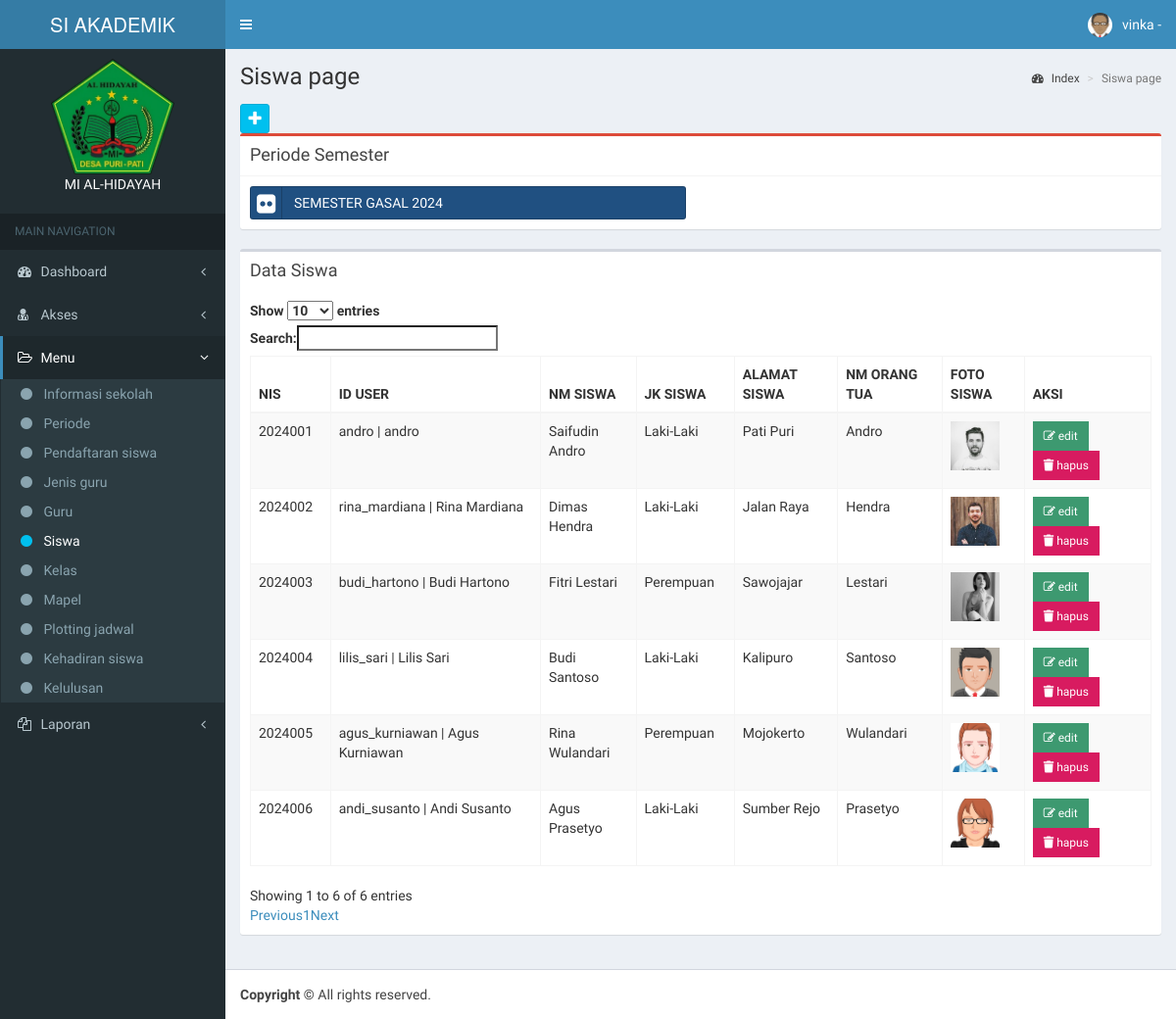
The app's page /app/siswa/index.php (signed in), older data.
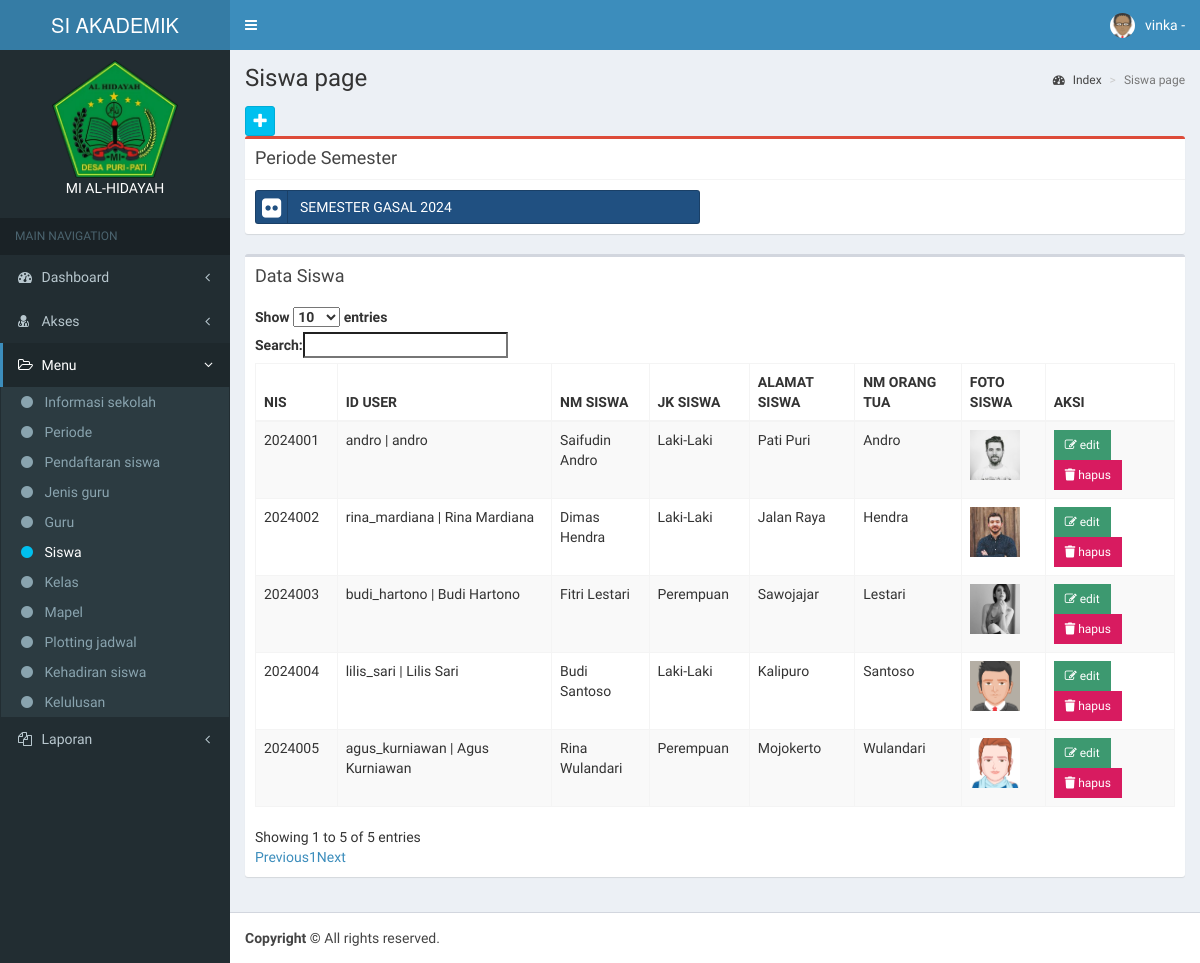
The same page, newer data.
### tables this page shows
CREATE TABLE `periode` (
  `id_periode` int(11) NOT NULL,
  `nm_periode` varchar(50) DEFAULT NULL,
  `status_periode` enum('Aktif','Non Aktif') DEFAULT NULL
);

CREATE TABLE `siswa` (
  `id_siswa` int(11) NOT NULL,
  `nis` varchar(50) DEFAULT NULL,
  `id_user` int(11) DEFAULT NULL,
  `nm_siswa` varchar(50) DEFAULT NULL,
  `jk_siswa` enum('Laki-Laki','Perempuan') DEFAULT NULL,
  `alamat_siswa` text DEFAULT NULL,
  `nm_orang_tua` varchar(50) DEFAULT NULL,
  `foto_siswa` blob DEFAULT NULL,
  `status` enum('aktif','tidak aktif','lulus') DEFAULT NULL
);

CREATE TABLE `user` (
  `id_user` int(11) NOT NULL,
  `username` varchar(50) DEFAULT NULL,
  `password` varchar(50) DEFAULT NULL,
  `nm_pengguna` varchar(50) DEFAULT NULL,
  `level` enum('Kepala Sekolah','Seksi Tata Usaha','Seksi Kurikulum','Guru','Orang Tua') DEFAULT NULL
);

### config/config.php (called while the page is built, shortened)
<?php
function Url_web(){
    $xplode = explode("/", $_SERVER['REQUEST_URI']);
    return $xplode[1];
}
$defaul_uri = "/".Url_web();
$url = "http://".$_SERVER['SERVER_NAME'].":".$_SERVER['SERVER_PORT'].$defaul_uri;
function DB(){
    return ["localhost", "root", "", "vinka"];
}
function QueryManyData($sql){
    $conn = new mysqli(DB()[0], DB()[1], DB()[2], DB()[3]);
    $result = $conn->query($sql);
    return $result;
}
function QueryOnedata($sql){
    $conn = new mysqli(DB()[0], DB()[1], DB()[2], DB()[3]);
    $result = $conn->query($sql);
    return $result;
}
function Sub_menu_active($sub_menu){
    $string = str_replace("/".Url_web()."/app/", "", $_SERVER['REQUEST_URI']);
    $expl = explode("/", $string);
    $output = "";
    if($expl[0] == $sub_menu){
        $output = "active";
    }
    return $output;
}
function Menu_active($menus){
    $string = str_replace("/".Url_web()."/app/", "", $_SERVER['REQUEST_URI']);
    $expl = explode("/", $string);
    $result = "";
    for($x = 0 ; $x < count($menus); $x ++){
        if ($expl[0] == $menus[$x]) {
            $result = "show";
        }
    }
    return $result;
}

### app/siswa/index.php (the view, shortened to what this page needs)
<?php include_once '../template/header.php'; ?>
<?php include_once '../template/navbar.php'; ?>
<?php include_once '../template/sidebar.php'; ?>
<div class='content-wrapper'>
  <section class='content-header'>
    <h1>Siswa page
    </h1>
    <ol class='breadcrumb'>
      <li><a href='#'><i class='fa fa-dashboard'></i> Index</a></li>
      <li class='active'>Siswa page</li>
    </ol>
  </section>
  <section class='content'>
    <a class='btn btn-social-icon btn-info btn-sm' data-toggle='tooltip' data-placement='top' title='Tambah data siswa' href='<?= $url ?>/app/siswa/tambah.php'><i class='fa fa-plus'></i></a>
    <div class="box box-danger">
      <div class="box-header with-border">
        <h3 class="box-title">Periode Semester</h3>
      </div>
      <div class="box-body">
        <?php foreach (QueryManyData("SELECT * FROM  periode ORDER BY id_periode DESC") as $row) { ?>
          <div class="row">
            <div class="col-xs-6">
              <a href="<?= $url ?>/app/siswa/periode.php?id_periode=<?= $row['id_periode'] ?>" class="btn btn-block btn-social btn-bitbucket">
                <i class="fa fa-flickr"></i> <?= $row['nm_periode'] ?>
              </a>
            </div>
          <?php } ?>
          </div>
      </div>
    </div>
    <div class='row'>
      <div class='col-xs-12'>
        <div class='box'>
          <div class='box-header'>
            <h3 class='box-title'>Data Siswa</h3>
          </div>
          <div class='box-body'>
            <table id='example1' class='table table-bordered table-striped'>
              <thead>
                <tr>
                  <th>NIS</th>
                  <th>ID USER</th>
                  <th>NM SISWA</th>
                  <th>JK SISWA</th>
                  <th>ALAMAT SISWA</th>
                  <th>NM ORANG TUA</th>
                  <th>FOTO SISWA</th>
                  <th>AKSI</th>
                </tr>
              </thead>
              <tbody>
                <?php
                foreach (QueryManyData('SELECT * FROM siswa') as $row) {
                ?>
                  <tr>
                    <td><?= $row['nis'] ?></td>
                    <td>
                      <?php
                      $user = QueryOnedata('SELECT * FROM user WHERE id_user = ' . $row['id_user'] . '')->fetch_assoc();
                      ?>
                      <?= $user['username'] . " | " . $user['nm_pengguna'] ?>
                    </td>
                    <td><?= $row['nm_siswa'] ?></td>
                    <td><?= $row['jk_siswa'] ?></td>
                    <td><?= $row['alamat_siswa'] ?></td>
                    <td><?= $row['nm_orang_tua'] ?></td>
                    <td>
                      <img src="<?= $url . '/foto/siswa/' . $row['foto_siswa']; ?>" alt="" srcset="" style="width: 50px; height:50px;">
                    </td>
                    <td>
                      <a href='<?= $url ?>/app/siswa/edit.php?id_siswa=<?= $row['id_siswa'] ?>' class='btn bg-olive btn-flat btn-sm'><i class='fa fa-edit'></i> edit</a>
                      <button onclick='ConfirmDelete(<?= $row['id_siswa'] ?>)' class='btn bg-maroon btn-flat btn-sm'>
                        <i class='fas fa-trash'></i>
                        hapus
                      </button>
                    </td>
                  </tr>
                <?php
                }
                ?>
              </tbody>
            </table>
          </div>
        </div>
      </div>
    </div>
</div>
<?php include_once '../template/footer.php'; ?>

### app/template/header.php (shortened to what this page needs)
<?php
	include '../../config/config.php';
?>
<!DOCTYPE html>
<html>
<head>
	<link rel="stylesheet" href="<?= $url ?>/assets/bootstrap/css/bootstrap.min.css">
	<link href="<?= $url ?>/assets/plugins/fontawesome-free/css/all.min.css" rel="stylesheet" type="text/css">
	<link rel="stylesheet" href="https://maxcdn.bootstrapcdn.com/font-awesome/4.4.0/css/font-awesome.min.css">
	<link rel="stylesheet" href="<?= $url ?>/assets/dist/js/font-awesome.js">
	<link rel="stylesheet" href="https://code.ionicframework.com/ionicons/2.0.1/css/ionicons.min.css">
	<link rel="stylesheet" href="<?= $url ?>/assets/dist/css/AdminLTE.min.css">
	<link rel="stylesheet" href="<?= $url ?>/assets/dist/css/skins/_all-skins.min.css">
	<link rel="stylesheet" href="https://adminlte.io/themes/AdminLTE/bower_components/select2/dist/css/select2.min.css">
</head>
<body class="hold-transition skin-blue sidebar-mini">
	<div class="wrapper">

### app/template/navbar.php (shortened to what this page needs)
<header class="main-header">
  <a href="<?= $url ?>/app/dashboard/index.php" class="logo">
    <span class="logo-lg" style="height: 140px;">SI AKADEMIK</span>
   </a>
  <nav class="navbar navbar-static-top" role="navigation">
    <a href="#" class="sidebar-toggle" data-toggle="offcanvas" role="button">&nbsp;&nbsp;&nbsp;&nbsp; </a>
    <div class="navbar-custom-menu">
      <ul class="nav navbar-nav">
        <li class="dropdown user user-menu">
          <a href="#" class="dropdown-toggle" data-toggle="dropdown">
            <img src="<?= $url ?>/assets/dist/img/avatar.png" class="user-image" alt="User Image">
            <span class="hidden-xs"><?= $_SESSION['username'] ?> -
          </span>
          </a>
        </li>
      </ul>
    </div>
  </nav>
</header>

### app/template/sidebar.php (shortened to what this page needs)
   <aside class="main-sidebar">
   	<section class="sidebar">
   		<div class="user-panel" style="text-align: center;">
	<img src="<?= $url ?>/assets/dist/img/logo-alhidayah.png" class="img" width="60%" alt="User Image">
	<p style="color: white;">
		MI AL-HIDAYAH
	</p>
</div>
   		<?php
	$dashboard = ["dashboard"];
	$access = ["user"];
	$data_menu = [
		'informasi_sekolah',
		'periode',
		'pendaftaran_siswa',
		'validasi_siswa_baru',
		'jenis_guru',
		'guru',
		'siswa',
		'kelas',
		'mapel',
		'plotting_jadwal',
		'kehadiran_siswa',
		'penilaian',
		'raport',
		'kelulusan',
	];
	$level = [
		'Kepala Sekolah' => [
			'dashboard',
			'berkas_pendaftaran',
			'guru',
			'informasi_sekolah',
			'jenis_guru',
			'kehadiran_siswa',
			'kelas',
			'mapel',
			'pendaftaran_siswa',
			'periode',
			'plotting_jadwal',
			'siswa',
			'user',
			'kelulusan',
			"laporan_pendaftaran_siswa",
			"laporan_kehadiran_siswa",
		],
		'Orang Tua' => [
			'dashboard',
			'pendaftaran_siswa',
			'validasi_siswa_baru',
			'plotting_jadwal',
			'kehadiran_siswa',
			'penilaian',
			'raport',
		],
		'Seksi Kurikulum' => [
			'dashboard',
			'periode',
			'jenis_guru',
			'guru',
			'siswa',
			'kelas',
			'mapel',
			'plotting_jadwal',
			'raport'
		],
		'Guru' => [
			'dashboard',
			'kehadiran_siswa',
			'penilaian',
			'raport',
		],
		'Seksi Tata Usaha' => [
			'dashboard',
			'user',
			'informasi_sekolah',
			'pendaftaran_siswa',
			'validasi_siswa_baru',
		],
	];
	?>
   		<ul class="sidebar-menu">
   			<li class="header">MAIN NAVIGATION</li>
	<li class="treeview <?php if (Menu_active($dashboard) == "show") { echo "active";} ?>">
   				<a href="#">
   					<i class="fa fa-dashboard"></i> <span>Dashboard</span> <i class="fa fa-angle-left pull-right"></i>
   				</a>
   			</li>
	<?php if($_SESSION['level'] == "Kepala Sekolah" || $_SESSION['level'] == 'Seksi Tata Usaha'){ ?>
   			<li class="treeview <?php if (Menu_active($access) == "show") { echo "active"; } ?>">
   				<a href="#">
   					<i class="fa fa-user-md"></i> <span>Akses</span> <i class="fa fa-angle-left pull-right"></i>
   				</a>
   			</li>
	<?php } ?>
   			<li class="treeview <?php if (Menu_active($data_menu) == "show") { echo "active"; } ?>">
   				<a href="#">
   					<i class="fa fa-folder-open-o"></i> <span>Menu</span> <i class="fa fa-angle-left pull-right"></i>
   				</a>
   				<ul class="treeview-menu <?php if (Menu_active($data_menu) == "show") { echo "menu-open style='display:block;'"; } ?>">
   					<?php for ($sub = 0; $sub < count($data_menu); $sub++) {
					$check_role = array_search($data_menu[$sub], $level[$_SESSION['level']]);
					if ($check_role !== false) {            ?>
   							<li class="<?= Sub_menu_active($data_menu[$sub]) ?>">
   								<a href="<?= $url ?>/app/<?= $data_menu[$sub] ?>/index.php" class="text-white">
   									<i class='fa fa-circle <?php if (Sub_menu_active($data_menu[$sub])  == "active") { ?>  text-aqua <?php } ?>'></i> <?= ucfirst(str_replace("_", " ", $data_menu[$sub])); ?>
   								</a>
   							</li>
   					<?php  }
				}
			?>
   				</ul>
   			</li>
	<?php if($_SESSION['level'] == "Kepala Sekolah"){ ?>
   			<li class="treeview <?php if (Sub_menu_active("laporan") == "active") { echo "active"; } ?>">
   				<a href="#">
   					<i class="fa fa-files-o"></i> <span>Laporan</span> <i class="fa fa-angle-left pull-right"></i>
   				</a>
   			</li>
	<?php } ?>
   		</ul>
   	</section>
   </aside>

### app/template/footer.php (shortened to what this page needs)
    <footer class="main-footer">
        <strong>Copyright &copy; </strong> All rights reserved.
    </footer>
  </body>
</html>

Row changes from the older to the newer data that the page shows:
removed siswa: nis "2024006", id_user.username "andi_susanto", id_user.nm_pengguna "Andi Susanto", nm_siswa "Agus Prasetyo", jk_siswa "Laki-Laki", alamat_siswa "Sumber Rejo", nm_orang_tua "Prasetyo", foto_siswa (picture)
Text that changed along with them:
text written by a page script: "Show entries Search: Showing 1 to 6 of 6 entries Previous 1 Next" → "Show entries Search: Showing 1 to 5 of 5 entries Previous 1 Next"
